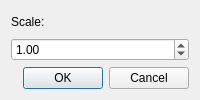
<?xml version="1.0" encoding="UTF-8"?>
<ui version="4.0">
 <class>ScaleDialog</class>
 <widget class="QDialog" name="ScaleDialog">
  <property name="windowTitle">
   <string>Scale</string>
  </property>
  <layout class="QVBoxLayout" name="verticalLayout">
   <item>
    <widget class="QLabel" name="promptLabel">
     <property name="text">
      <string>Scale:</string>
     </property>
     <property name="wordWrap">
      <bool>true</bool>
     </property>
     <property name="buddy">
      <cstring>scaleSpinBox</cstring>
     </property>
    </widget>
   </item>
   <item>
    <widget class="QDoubleSpinBox" name="scaleSpinBox">
     <property name="decimals">
      <number>2</number>
     </property>
     <property name="minimum">
      <double>0.010000000000000</double>
     </property>
     <property name="maximum">
      <double>100.000000000000000</double>
     </property>
     <property name="value">
      <double>1.000000000000000</double>
     </property>
    </widget>
   </item>
   <item>
    <widget class="QDialogButtonBox" name="buttonBox">
     <property name="standardButtons">
      <set>QDialogButtonBox::Cancel|QDialogButtonBox::Ok</set>
     </property>
    </widget>
   </item>
  </layout>
 </widget>
 <resources/>
 <connections/>
</ui>
